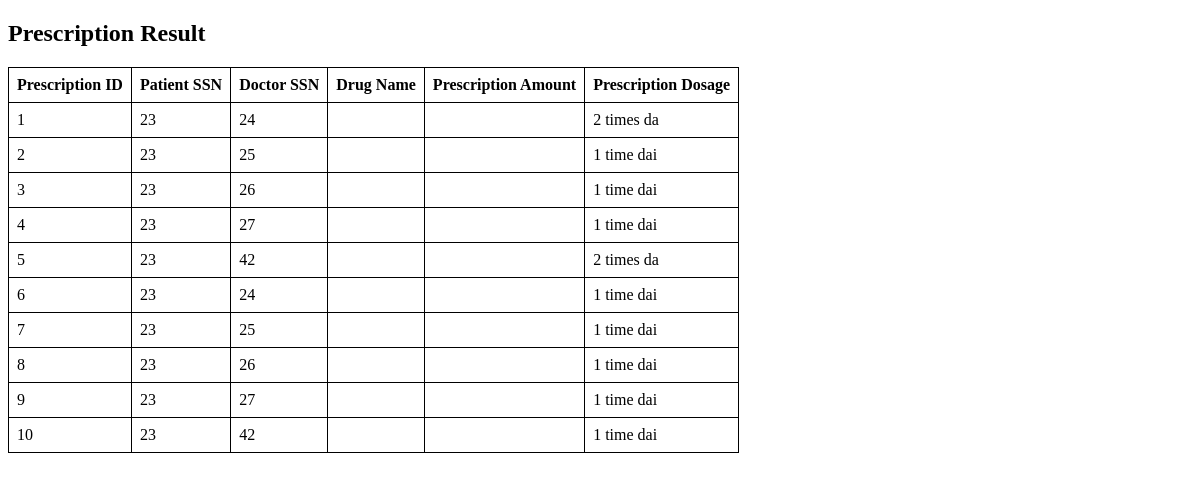
The page /search_prescription.php?patient_ssn=23 on the database as committed earlier.
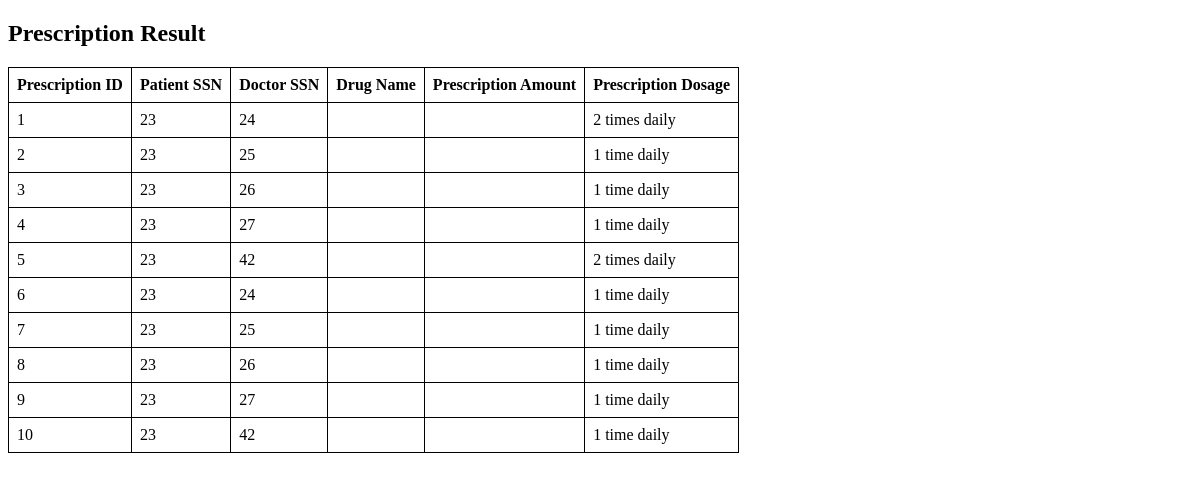
The same page on the database as committed later.
### tables this page shows
CREATE TABLE IF NOT EXISTS `prescriptions` (
  `Prescription_ID` INT(10) NOT NULL AUTO_INCREMENT,
  `Patient_SSN` INT(10) NOT NULL,
  `Doctor_SSN` INT(10) NOT NULL,
  `Drug_ID` INT(10) NOT NULL,
  `Prescription_Amount` VARCHAR(50) NOT NULL,
  `Prescription_Dosage` VARCHAR(50) NOT NULL,
  `Prescription_Instructions` VARCHAR(200) DEFAULT NULL,
  `Prescribed` CHAR(1) NOT NULL DEFAULT 'N',
  PRIMARY KEY (`Prescription_ID`),
  CONSTRAINT `prescriptions_ibfk_1` FOREIGN KEY (`Patient_SSN`) REFERENCES `patients` (`Patient_SSN`),
  CONSTRAINT `prescriptions_ibfk_2` FOREIGN KEY (`Doctor_SSN`) REFERENCES `doctors` (`Doctor_SSN`)
);

### search_prescription.php (the view, shortened to what this page needs)
<!DOCTYPE html>
<html>
<head>
</head>
<body>
    <h2> Prescription Result</h2>
    <?php
    $servername = "localhost";
    $username = "root";
    $password = "";
    $dbname = "users";
    $conn = new mysqli($servername, $username, $password, $dbname);
    $patient_ssn = $_GET['patient_ssn'];
    $sql = "SELECT * FROM prescriptions WHERE Patient_SSN = '$patient_ssn'";
    $result = $conn->query($sql);
    if ($result->num_rows > 0) {
        echo "<table>";
        echo "<tr>";
        echo "<th>Prescription ID</th>";
        echo "<th>Patient SSN</th>";
        echo "<th>Doctor SSN</th>";
        echo "<th>Drug Name</th>";
        echo "<th>Prescription Amount</th>";
        echo "<th>Prescription Dosage</th>";
        echo "</tr>";
        while ($row = $result->fetch_assoc()) {
            echo "<tr>";
            echo "<td>" . $row["Prescription_ID"] . "</td>";
            echo "<td>" . $row["Patient_SSN"] . "</td>";
            echo "<td>" . $row["Doctor_SSN"] . "</td>";
            echo "<td>" . $row["Drug_Name"] . "</td>";
            echo "<td>" . $row["Prescription_Amt"] . "</td>";
            echo "<td>" . $row["Prescription_Dosage"] . "</td>";
            echo "</tr>";
        }
        echo "</table>";
    } else {
        echo "No prescriptions found for the provided Patient SSN.";
    }
    ?>
</body>
</html>

Rows that differ between the two databases and show on the page:
changed prescriptions id 1: Prescription_Dosage "2 times da" → "2 times daily"
changed prescriptions id 2: Prescription_Dosage "1 time dai" → "1 time daily"
changed prescriptions id 3: Prescription_Dosage "1 time dai" → "1 time daily"
changed prescriptions id 4: Prescription_Dosage "1 time dai" → "1 time daily"
changed prescriptions id 5: Prescription_Dosage "2 times da" → "2 times daily"
changed prescriptions id 6: Prescription_Dosage "1 time dai" → "1 time daily"
changed prescriptions id 7: Prescription_Dosage "1 time dai" → "1 time daily"
changed prescriptions id 8: Prescription_Dosage "1 time dai" → "1 time daily"
changed prescriptions id 9: Prescription_Dosage "1 time dai" → "1 time daily"
changed prescriptions id 10: Prescription_Dosage "1 time dai" → "1 time daily"
